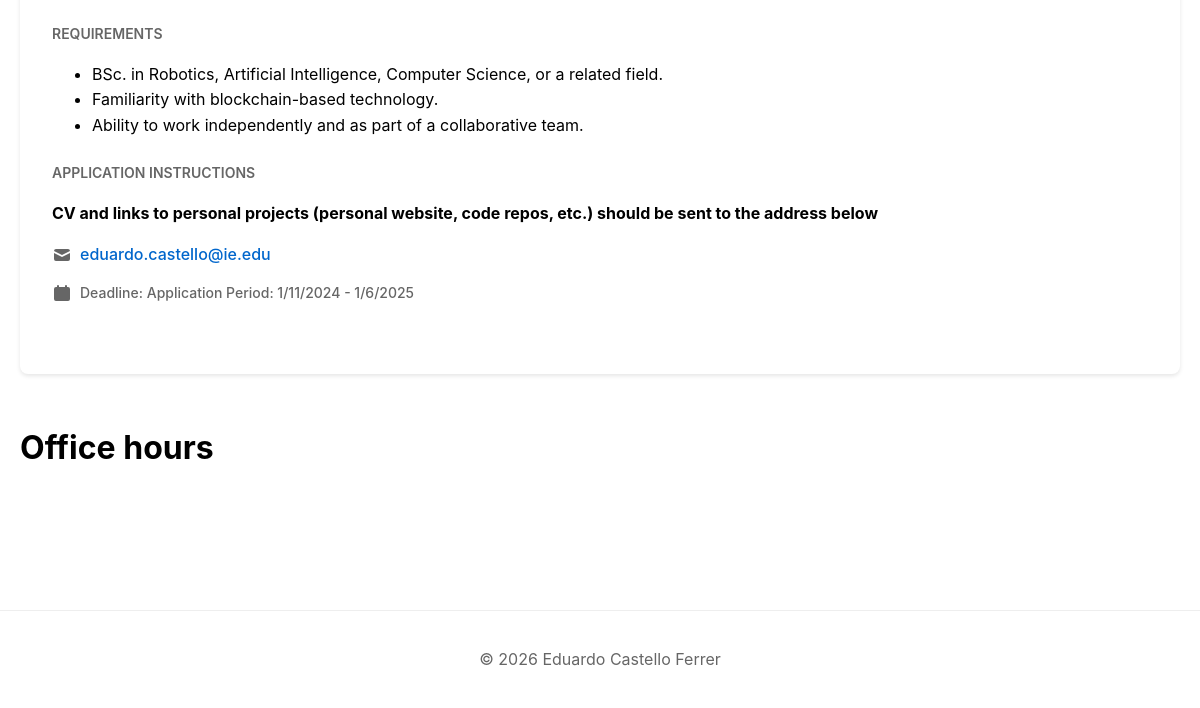
The app's page /contact/ (lower part), older data.
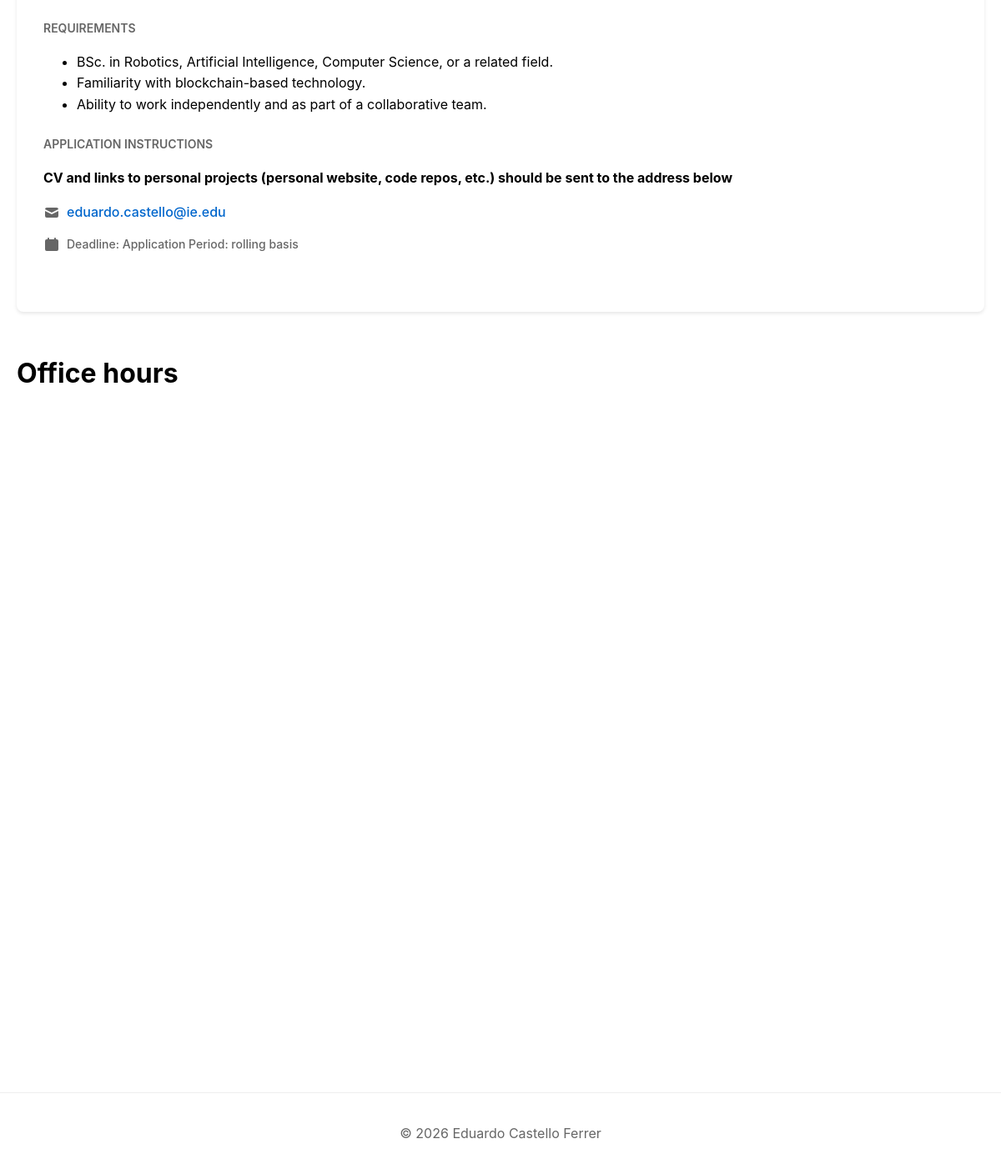
The same page, newer data.
### main/models.py (models this page shows, shortened)
class OpenPositions(models.Model):
    title = models.CharField(max_length=200)
    description = models.TextField()
    requirements = models.TextField()
    instructions = models.TextField()
    contact_email = models.EmailField()
    deadline = models.TextField()
    class Meta:
        verbose_name_plural = "Open Positions"

### main/views.py (the view)
# urls.py: path("contact/", views.contact, name="contact"),
def contact(request):
    open_positions = OpenPositions.objects.all()
    return render(request, "main/contact.html", {"open_positions": open_positions})

### main/context_processors.py (called while the page is built)
def site_settings(request):
    return {
        'site_settings': SiteSettings.get_settings()
    }

### main/models.py (called while the page is built)
    @classmethod
    def get_settings(cls):
        return cls.objects.first() or cls.objects.create()

### main/templatetags/markdown_extras.py (called while the page is built)
@register.filter()
@stringfilter
def markdown(value):
    return md.markdown(value)

### main/templates/main/contact.html (shortened to what this page needs)
{% extends 'base.html' %}
{% load static %}
{% load markdown_extras %}
{% block extra_css %}
<link rel="stylesheet" href="{% static 'css/contact.css' %}">
{% endblock %}
{% block content %}
<div class="contact-container">
  <div class="open-positions-section">
    <div class="positions-grid">
      {% for position in open_positions %}
      <div class="position-card">
        <div class="position-section">
          <h3>REQUIREMENTS</h3>
          {{ position.requirements| markdown | safe }}
        </div>
        <div class="position-section">
          <h3>APPLICATION INSTRUCTIONS</h3>
          {{ position.instructions| markdown | safe }}
          <div class="application-details">
            <div class="email-container">
              <svg xmlns="http://www.w3.org/2000/svg" class="email-icon" viewBox="0 0 20 20" fill="currentColor">
                <path d="M2.003 5.884L10 9.882l7.997-3.998A2 2 0 0016 4H4a2 2 0 00-1.997 1.884z" />
                <path d="M18 8.118l-8 4-8-4V14a2 2 0 002 2h12a2 2 0 002-2V8.118z" />
              </svg>
              <a href="mailto:{{ position.contact_email }}" class="email-link">
                {{ position.contact_email }}
              </a>
            </div>
            <div class="deadline-container">
              <svg xmlns="http://www.w3.org/2000/svg" class="deadline-icon" viewBox="0 0 20 20" fill="currentColor">
              <path fillRule="evenodd" d="M6 2a1 1 0 00-1 1v1H4a2 2 0 00-2 2v10a2 2 0 002 2h12a2 2 0 002-2V6a2 2 0 00-2-2h-1V3a1 1 0 10-2 0v1H7V3a1 1 0 00-1-1zm0 5a1 1 0 000 2h8a1 1 0 100-2H6z" clipRule="evenodd" />
              </svg>
              <p class="deadline-text">Deadline: {{ position.deadline }}</p>
            </div>
          </div>
        </div>
      </div>
      {% endfor %}
    </div>
  </div>
  <div class="calendar-section">
    <h1>Office hours</h1>
    <div class="cal-embed-container">
      <div class="cal-inline-widget" data-cal-link="eduardo.castello/meeting-30-mins"></div>
    </div>
  </div>
</div>
{% endblock %}

Row changes from the older to the newer data that the page shows:
changed OpenPositions "eduardo.castello@ie.edu": deadline "Application Period: 1/11/2024 - 1/6/2025" → "Application Period: rolling basis"
